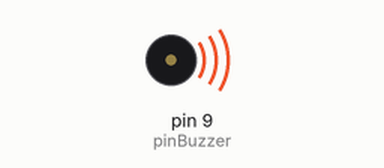
The sketch below on a simulated Arduino Uno, built with avr-gcc and run on an emulated ATmega328P. On the bench: buzzer (waves = sounding).

Above: at 0.5 s.
At 5.0 s:
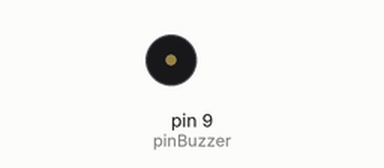
Timing chart, 0 to 6.9 s (numbered marks = the images above):
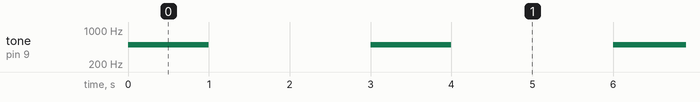

The sketch:

BuzzerTest.ino
```cpp
int pinBuzzer = 9;

void setup() {
  // 将蜂鸣器引脚初始化为输出通道
  // initialize the pinBuzzer as an OUTPUT channel
  pinMode(pinBuzzer, OUTPUT);
}

void loop() {
  // choose a frequency for the pinBuzzer
  // 选择一个蜂鸣频率
  long frequency = 500;
  // output a signal of the frequency you choose on the pinBuzzer
  // 在蜂鸣器引脚通道输出选定频率
  tone(pinBuzzer, frequency);
  // the sound will last 1000 ms
  // 蜂鸣持续1000 ms
  delay(1000);
  // turn off the Buzzer for 2000 ms
  // 停止蜂鸣2000 ms
  noTone(pinBuzzer);
  delay(2000);
}
```

Measured:
- by itself, tone on pin 9 (pinBuzzer): alternates 500 Hz for 1.0 s and silent for 2.0 s
